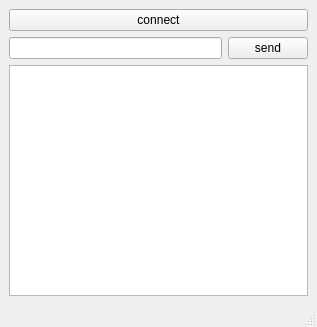
<?xml version="1.0" encoding="UTF-8"?>
<ui version="4.0">
 <class>MainWindow</class>
 <widget class="QMainWindow" name="MainWindow">
  <property name="geometry">
   <rect>
    <x>0</x>
    <y>0</y>
    <width>317</width>
    <height>327</height>
   </rect>
  </property>
  <property name="windowTitle">
   <string>MainWindow</string>
  </property>
  <widget class="QWidget" name="centralwidget">
   <layout class="QGridLayout" name="gridLayout">
    <item row="0" column="0">
     <widget class="QPushButton" name="pushButton">
      <property name="text">
       <string>connect</string>
      </property>
     </widget>
    </item>
    <item row="1" column="0">
     <layout class="QHBoxLayout" name="horizontalLayout">
      <item>
       <widget class="QLineEdit" name="lineEdit"/>
      </item>
      <item>
       <widget class="QPushButton" name="pushButton_2">
        <property name="text">
         <string>send</string>
        </property>
       </widget>
      </item>
     </layout>
    </item>
    <item row="2" column="0">
     <widget class="QTextBrowser" name="textBrowser"/>
    </item>
   </layout>
  </widget>
  <widget class="QMenuBar" name="menubar">
   <property name="geometry">
    <rect>
     <x>0</x>
     <y>0</y>
     <width>317</width>
     <height>21</height>
    </rect>
   </property>
  </widget>
  <widget class="QStatusBar" name="statusbar"/>
 </widget>
 <tabstops>
  <tabstop>pushButton</tabstop>
  <tabstop>pushButton_2</tabstop>
  <tabstop>lineEdit</tabstop>
  <tabstop>textBrowser</tabstop>
 </tabstops>
 <resources/>
 <connections/>
</ui>
